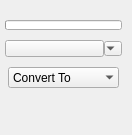
<?xml version="1.0" encoding="UTF-8"?>
<ui version="4.0">
 <class>QtUi</class>
 <widget class="QMainWindow" name="QtUi">
  <property name="enabled">
   <bool>true</bool>
  </property>
  <property name="geometry">
   <rect>
    <x>0</x>
    <y>0</y>
    <width>132</width>
    <height>135</height>
   </rect>
  </property>
  <property name="minimumSize">
   <size>
    <width>0</width>
    <height>0</height>
   </size>
  </property>
  <property name="maximumSize">
   <size>
    <width>999</width>
    <height>999</height>
   </size>
  </property>
  <property name="windowTitle">
   <string>Toolkit</string>
  </property>
  <property name="tabShape">
   <enum>QTabWidget::Triangular</enum>
  </property>
  <property name="dockNestingEnabled">
   <bool>true</bool>
  </property>
  <property name="dockOptions">
   <set>QMainWindow::AllowNestedDocks|QMainWindow::AllowTabbedDocks|QMainWindow::AnimatedDocks|QMainWindow::ForceTabbedDocks</set>
  </property>
  <widget class="QWidget" name="mainWindow">
   <widget class="QWidget" name="layoutWidget_2">
    <property name="geometry">
     <rect>
      <x>5</x>
      <y>10</y>
      <width>117</width>
      <height>91</height>
     </rect>
    </property>
    <layout class="QGridLayout" name="gridLayout_2">
     <property name="spacing">
      <number>0</number>
     </property>
     <item row="1" column="1">
      <widget class="QPushButton_Draggable" name="pin">
       <property name="minimumSize">
        <size>
         <width>19</width>
         <height>17</height>
        </size>
       </property>
       <property name="maximumSize">
        <size>
         <width>999</width>
         <height>17</height>
        </size>
       </property>
       <property name="text">
        <string/>
       </property>
       <property name="checkable">
        <bool>true</bool>
       </property>
      </widget>
     </item>
     <item row="1" column="2">
      <widget class="QComboBox_" name="cmb">
       <property name="sizePolicy">
        <sizepolicy hsizetype="Minimum" vsizetype="Ignored">
         <horstretch>0</horstretch>
         <verstretch>0</verstretch>
        </sizepolicy>
       </property>
       <property name="minimumSize">
        <size>
         <width>18</width>
         <height>15</height>
        </size>
       </property>
       <property name="maximumSize">
        <size>
         <width>18</width>
         <height>15</height>
        </size>
       </property>
      </widget>
     </item>
     <item row="0" column="1" colspan="2">
      <widget class="QProgressBar_" name="progressBar">
       <property name="sizePolicy">
        <sizepolicy hsizetype="Ignored" vsizetype="Fixed">
         <horstretch>0</horstretch>
         <verstretch>0</verstretch>
        </sizepolicy>
       </property>
       <property name="minimumSize">
        <size>
         <width>0</width>
         <height>10</height>
        </size>
       </property>
       <property name="maximumSize">
        <size>
         <width>16777215</width>
         <height>10</height>
        </size>
       </property>
       <property name="value">
        <number>0</number>
       </property>
       <property name="textVisible">
        <bool>false</bool>
       </property>
      </widget>
     </item>
     <item row="2" column="1" colspan="2">
      <layout class="QHBoxLayout" name="horizontalLayout">
       <item>
        <layout class="QVBoxLayout" name="verticalLayout">
         <property name="spacing">
          <number>12</number>
         </property>
         <item>
          <widget class="QComboBox_" name="cmb001">
           <property name="minimumSize">
            <size>
             <width>111</width>
             <height>21</height>
            </size>
           </property>
           <property name="maximumSize">
            <size>
             <width>0</width>
             <height>21</height>
            </size>
           </property>
           <property name="maxVisibleItems">
            <number>50</number>
           </property>
           <property name="sizeAdjustPolicy">
            <enum>QComboBox::AdjustToContentsOnFirstShow</enum>
           </property>
           <property name="frame">
            <bool>false</bool>
           </property>
           <item>
            <property name="text">
             <string>Convert To</string>
            </property>
           </item>
          </widget>
         </item>
        </layout>
       </item>
      </layout>
     </item>
    </layout>
   </widget>
  </widget>
 </widget>
 <customwidgets>
  <customwidget>
   <class>QPushButton_Draggable</class>
   <extends>QPushButton</extends>
   <header>widgets.qpushbutton_draggable.h</header>
  </customwidget>
  <customwidget>
   <class>QComboBox_</class>
   <extends>QComboBox</extends>
   <header>widgets.qcombobox_.h</header>
  </customwidget>
  <customwidget>
   <class>QProgressBar_</class>
   <extends>QProgressBar</extends>
   <header>widgets.qprogressbar_.h</header>
  </customwidget>
 </customwidgets>
 <resources/>
 <connections/>
 <designerdata>
  <property name="gridDeltaX">
   <number>5</number>
  </property>
  <property name="gridDeltaY">
   <number>10</number>
  </property>
  <property name="gridSnapX">
   <bool>true</bool>
  </property>
  <property name="gridSnapY">
   <bool>true</bool>
  </property>
  <property name="gridVisible">
   <bool>true</bool>
  </property>
 </designerdata>
</ui>
